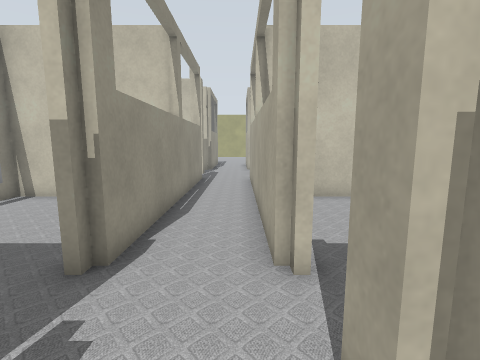
view 1 (above)

18 first-person views from a walk through a robot-simulator world made for Gazebo. The camera is 0.94 m above the floor, tilts 8° down and sees 85° across. The lines on the ground mark 1 m squares. The floor is counted in squares, 0.5 m on a side. Each view is taken from the middle of a square. On the plan, view 1 faces up. The plan holds only what a view shows up to about 15 squares ahead; the rest is blank. The place goes on beyond the plan. Some stock models are drawn as simple stand-ins.

view 2
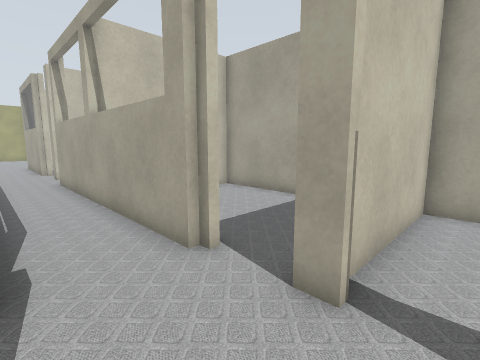

view 3
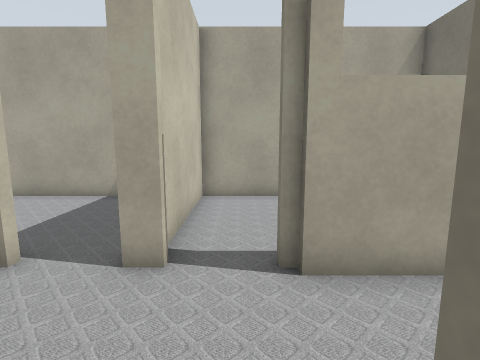

view 4
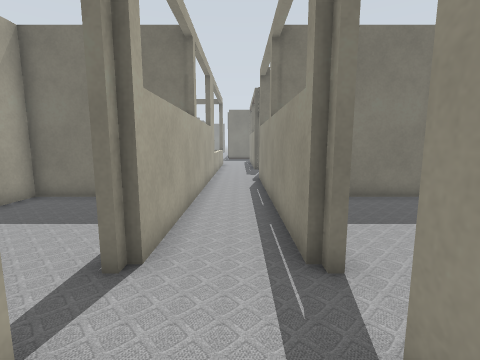

view 5
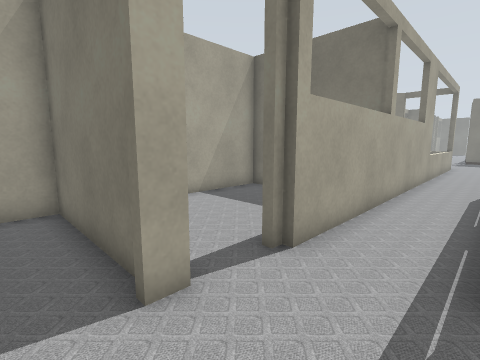

view 6
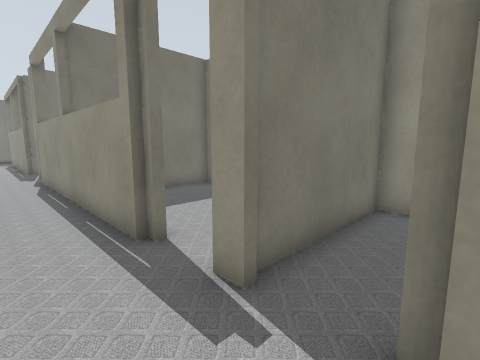

view 7
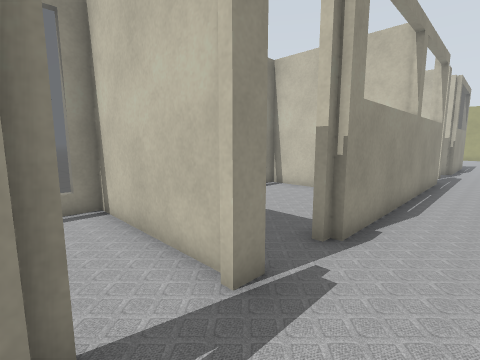

view 8
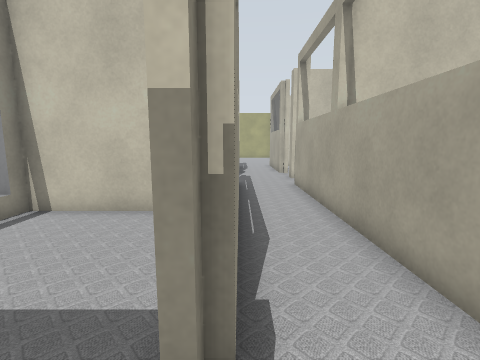

view 9
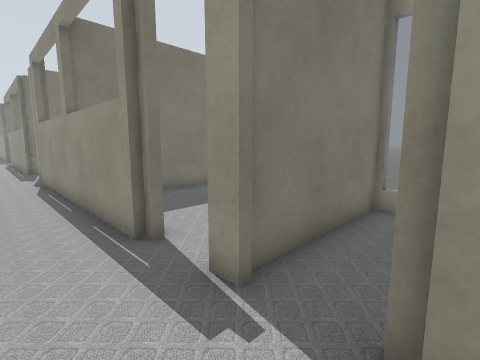

view 10
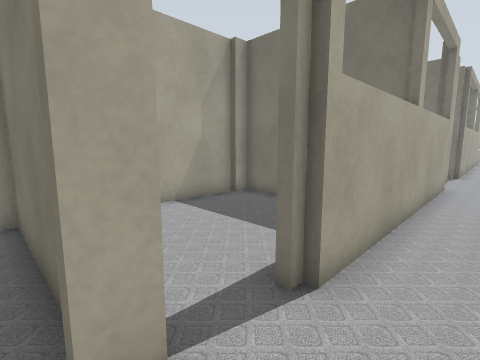

view 11
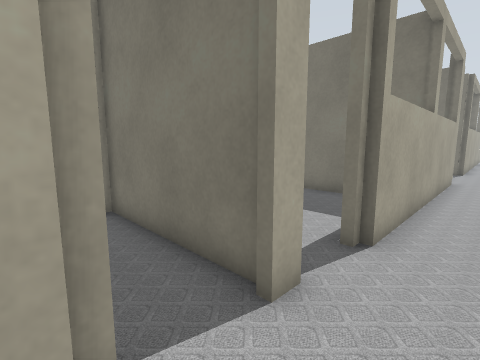

view 12
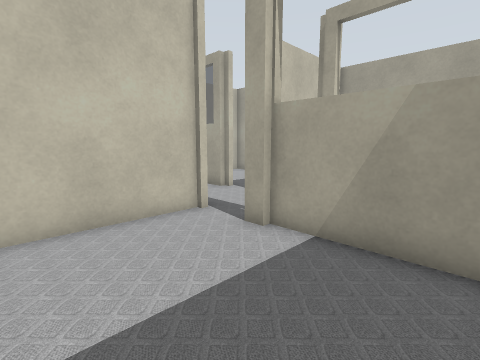

view 13
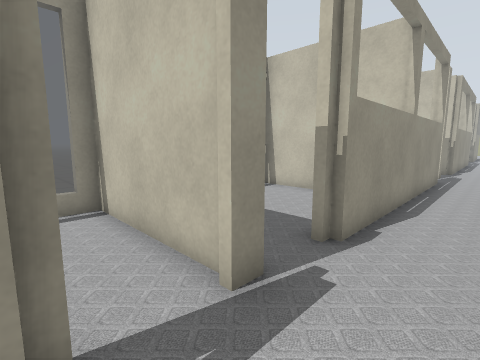

view 14
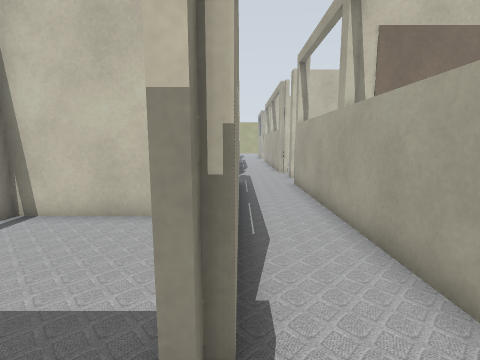

view 15
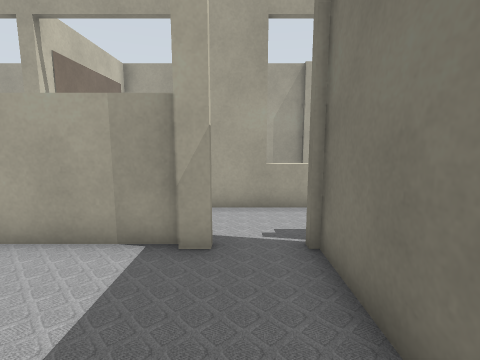

view 16
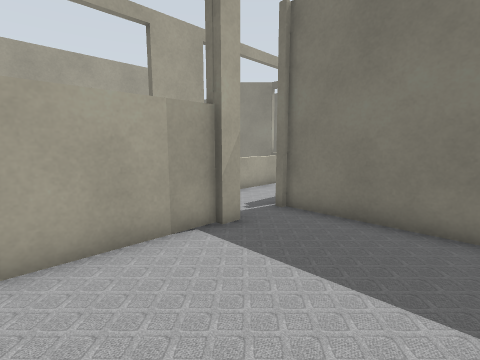

view 17
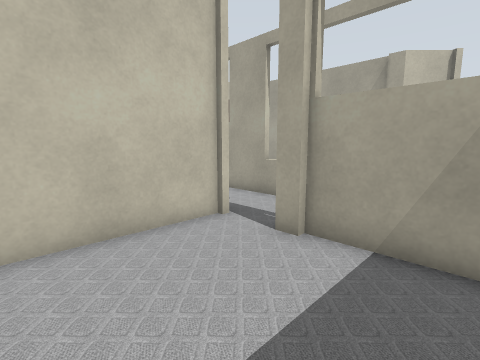

view 18
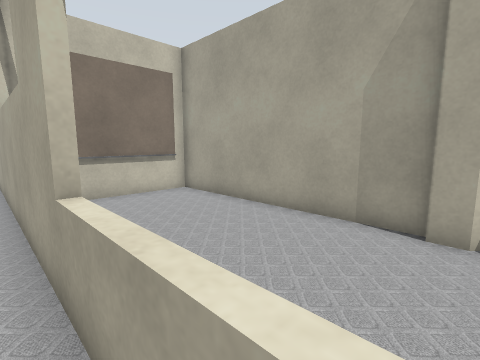

### Floor plan
Points are (right, up) in squares from view 1. A wall is a line through its corners. A room is listed if a view was taken in it or the views show most of it. See-through windows are left out.
Room 1 (views 1, 7, 14)
walls: (-2.3, -13.1) (-2.3, -13.7); (0.5, -14.5) (0.5, -0.9); (-2, -0.9) (-2, -11.2); (0.8, -1) (0.8, -0.5); (-2.3, -0.5) (-2.3, -1)
ways out: opening at (-1.2, 1.5) to room 2; opening at (-1, -13.5) to room 6; opening at (-2, -12) to room 7; opening at (1, 0) to room 10
Room 2 (views 2, 4, 5, 6, 8, 10)
walls: (0.5, 3.8) (0.5, 14.1); (-2, 14.1) (-2, 3.8); (-2.3, 1.9) (-2.3, 1.1); (0.8, 1.1) (0.8, 1.9); (0.8, 16) (0.8, 16.8)
ways out: opening at (-1.2, 1.5) to room 1; opening at (-2, 15) to room 5; opening at (1, 15) to room 8; opening at (1, 3) to room 9; opening at (-0.5, 16.5)
Room 3 (view 3)
walls: (-2, -1.3) (-2.6, -1.3); (-2.8, 1.4) (-7.5, 1.4); (-7.5, -6.1) (-2, -6.1)
Room 4 (views 9, 11)
walls: (0.5, 18.6) (0.5, 19.5); (1.1, 16.5) (6.5, 16.5); (-2, 19.1) (-2, 18.6)
Room 5 (view 12)
walls: (-2.5, 13.7) (-2.5, 14.4); (-2.3, 10) (-2.3, 13.8); (-2.5, 16.3) (-6.9, 16.3); (-7.5, 9.4) (-2, 9.4)
ways out: opening at (-2, 15) to room 2
Room 6 (views 13, 17, 18)
walls: (-2.5, -16.2) (-2.5, -15.5); (-2.3, -15.5) (-2.3, -16); (-2.3, -19) (-2.3, -16.1); (-2.3, -13.7) (-7.5, -13.7); (0.5, -17) (0.5, -14.5)
ways out: opening at (-1, -13.5) to room 1
Room 7 (views 15, 16)
walls: (-2.3, -11) (-2.3, -7); (-2.5, -11.5) (-2.5, -10.9); (-2, -6.4) (-7.5, -6.4); (-6.9, -13.4) (-2.5, -13.4)
ways out: opening at (-2, -12) to room 1
Room 8 (no view inside)
walls: (2.9, 16.3) (1.5, 16.3); (6.5, 9.9) (6.5, 13.1); (0.5, 9.4) (6.3, 9.4) (6.3, 10)
ways out: opening at (1, 15) to room 2
Room 9 (no view inside)
walls: (6.3, 4.4) (6.3, 9.1); (1.2, 1.6) (6.3, 1.6) (6.3, 2.9); (4, 9.1) (0.5, 9.1)
ways out: opening at (1, 3) to room 2
Room 10 (no view inside)
walls: (0.5, -6.1) (6.3, -6.1) (6.3, 1.4) (1.1, 1.4)
ways out: opening at (1, 0) to room 1

Positions as (right, up) in squares from view 1, and headings:
1: (0, 0), facing up
2: (-2, 0), facing up-right
3: (-3, 0), facing right
4: (-1, 3), facing down
5: (-2, 3), facing down-right
6: (0, 4), facing down-left
7: (0, -1), facing up-left
8: (-2, 2), facing up
9: (0, 19), facing down-left
10: (-1, 17), facing down-right
11: (-1, 19), facing down-right
12: (-7, 10), facing up-right
13: (0, -16), facing up-left
14: (-2, -13), facing up
15: (-7, -12), facing right
16: (-7, -7), facing down-right
17: (-7, -19), facing up-right
18: (0, -16), facing up-right
